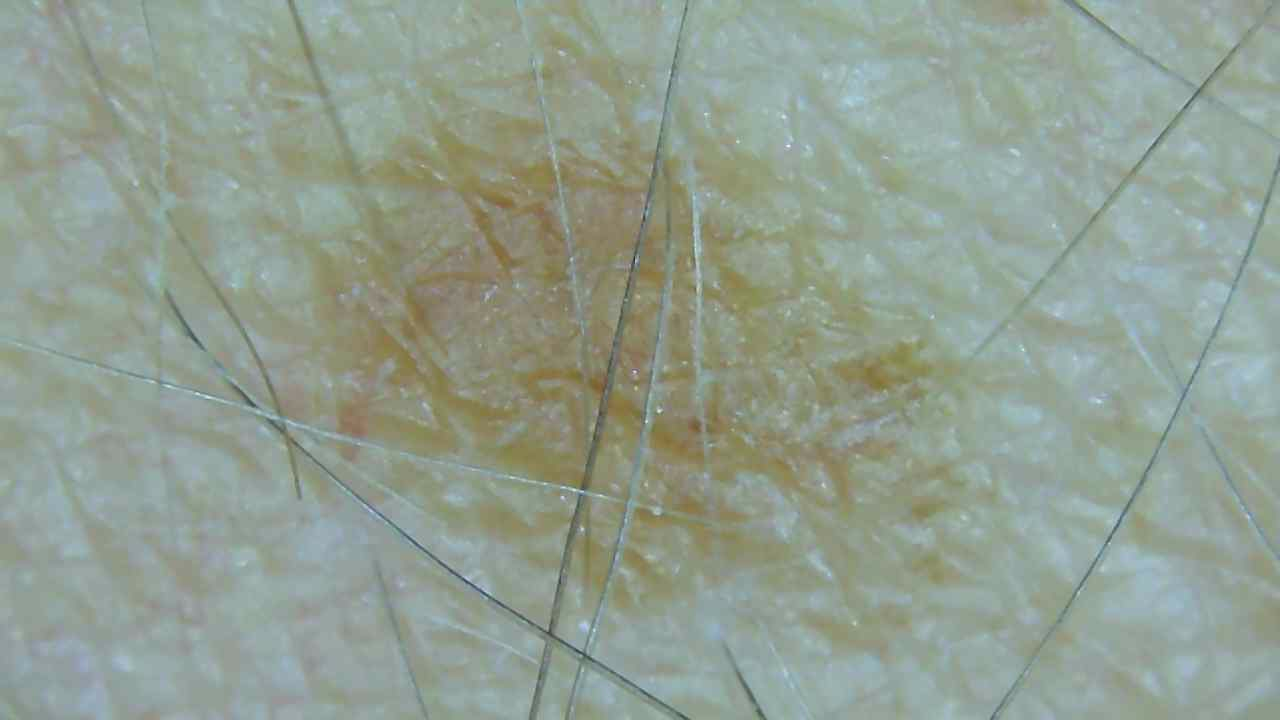
%> input picture CDIO/Snap_003.jpg, 1280 x 720 px
$ octave Seg_mole.m   (GNU Octave 9; MATLAB toolbox functions it lacks are replaced by stand-ins)
%> lines starting %> are read from the running program, lines starting %| are printed output that depends on the picture; in (x1, y1, x2, y2) boxes, pixels count from 0 and x2, y2 are one past the last pixel; in counts of white or black regions, pixels touching at a corner belong together; the program's own positions count from 1
%% Script for segmenting moles
close all
im = imread('Snap_003.jpg');
%> im is the input picture: size 720x1280x3 uint8; mean R, G, B 145.9, 158.4, 145.2
im = rgb2gray(im);
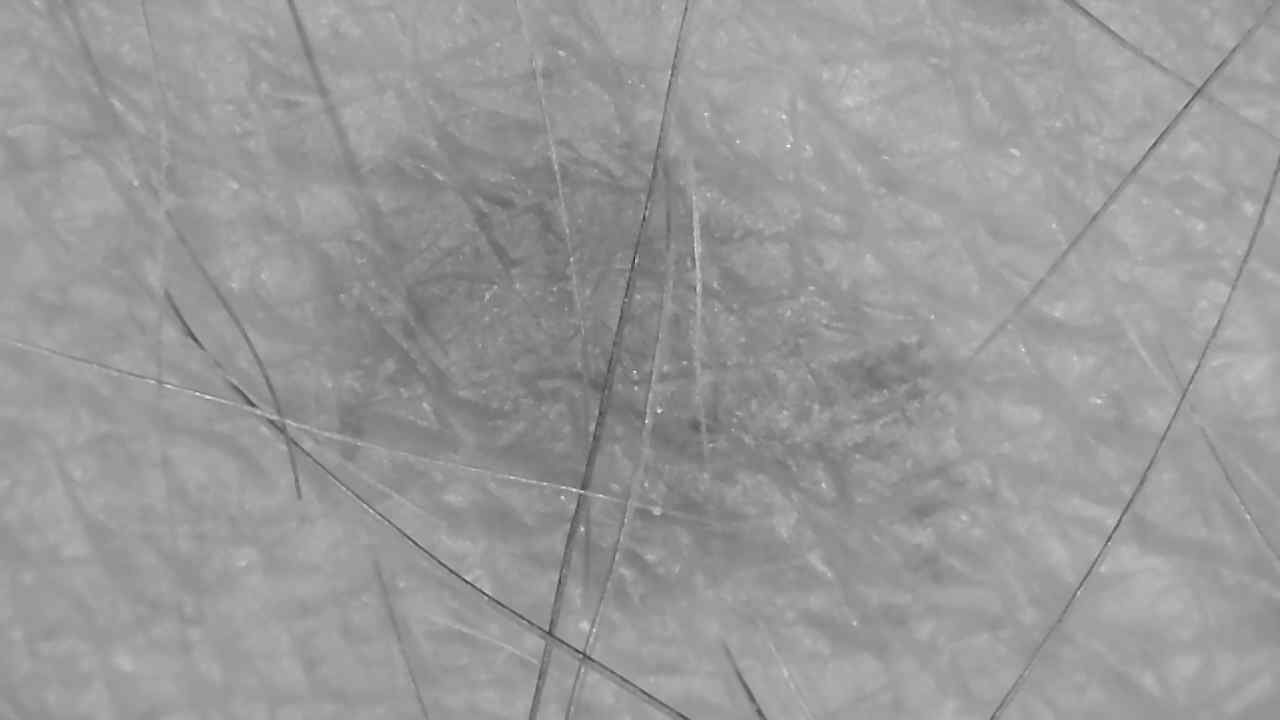
%> im: size 720x1280 uint8; min 36, max 243, mean 153.1
im = double(im);
%> im: size 720x1280 double
im = im/max(max(im)); %The graythresh-function takes values between [0 1]
im = imresize(im, 0.5);
%> im: size 360x640 double

%% Circular convolution, average filtering
sigma = 2;
lpH=exp(-0.5*([-3:3]/sigma).^2);
lpH=lpH/sum(lpH); %Horizontal filter
lpV=lpH'; %Vertical filter
gauss = conv2(lpV,lpH,'full'); %Gaussian filter

gausskern =0*im; %Array of zeros
%> gausskern: size 360x640 double; every value is 0
%center = size(im,1)/2+1;
[row,col] = size(im);
%> row = 360; col = 640

centerx = row/2; %Center row
%> centerx = 180
centery = col/2; %Center column
%> centery = 320

gausskern(centerx-3:centerx+3, centery-3:centery+3) = gauss; %Centering Gaussian filter in the image before transform
%> gausskern: size 360x640 double; min 0, max 0.0467, mean 4.34e-06
IM = fftshift(fft2(ifftshift(im))); %Fourier transform of im
GAUSSKERN = fftshift(fft2(ifftshift(gausskern))); %Fourier transorm of averageing kernel
AVERIM = IM.*GAUSSKERN; %Filtering in the fourier domain => averaged image
averim = real(fftshift(ifft2(ifftshift(AVERIM)))); %Filtered image

%%
im = averim;
binvect = 0:1:255;
histo = hist(im(:),binvect); %Histogram of original im
%> histo = 256 values, max 228118 at index 2, min 0 at index 3, mean 900

T = graythresh(im); %Find grayscale threshold using the Otsu-method
%> T = 0.608
imbin = imbinarize(im,T); %Make binary image
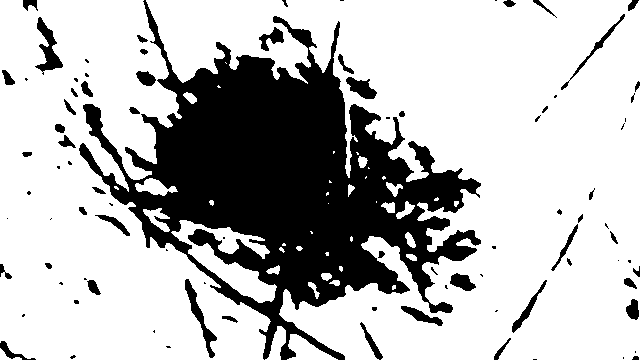
%> imbin: size 360x640 logical; 73.1% white; 90 black regions (41 under 20 px), largest, box (x1, y1, x2, y2) and area: (79, 0, 481, 360) 55432, (35, 17, 63, 75) 620, (185, 279, 217, 358) 562
imbin = ~imbin; %Change white to black and vice versa

%Closing and opening algorithm for removal of hairs
se = strel('disk',4);
imC = imclose(imbin, se); %Performs closing
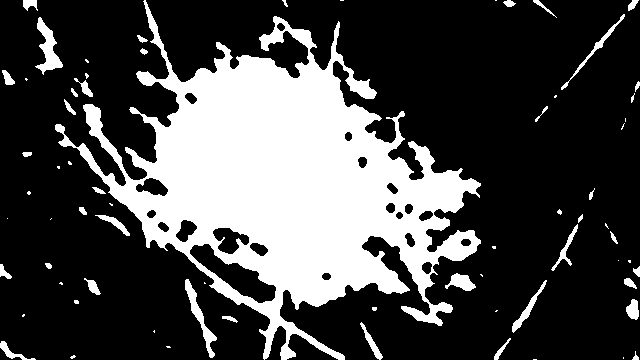
%> imC: size 360x640 logical; 28% white; 70 white regions (32 under 20 px), largest, box (x1, y1, x2, y2) and area: (55, 0, 481, 360) 59537, (35, 17, 63, 75) 655, (185, 279, 217, 358) 566
imO = imopen(imC,se); %Performs opening
%> imO: size 360x640 logical; 25.8% white; 37 white regions, largest, box (x1, y1, x2, y2) and area: (103, 54, 480, 343) 53803, (83, 104, 122, 164) 701, (37, 21, 62, 72) 603
for i = 1:4
imO = imerode(imO,se);
%imO = imdilate(imO,se);
end
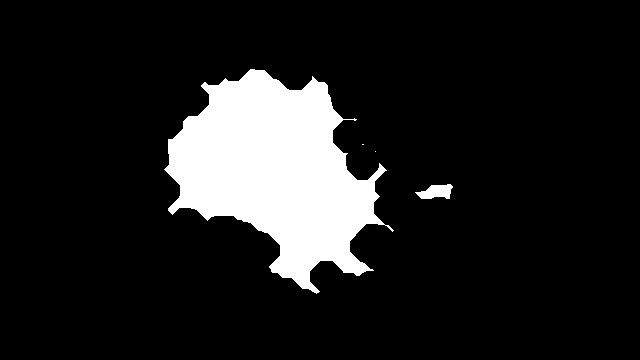
%> imO: size 360x640 logical; 12.3% white; 4 white regions (2 under 20 px), largest, box (x1, y1, x2, y2) and area: (164, 69, 394, 294) 27919, (415, 184, 453, 199) 376

BW = bwareaopen(imO,10); %Removes objects that have connections fewer than 1000 pixels
BWfill = imfill(BW,'holes'); %Fills holes


%% Bin�rbilder
figure
subplot(221),imshow(imbin)
subplot(222),imshow(imO)
subplot(223),imshow(BW)
subplot(224),imshow(BWfill)

[B,L,N] = bwboundaries(BW);
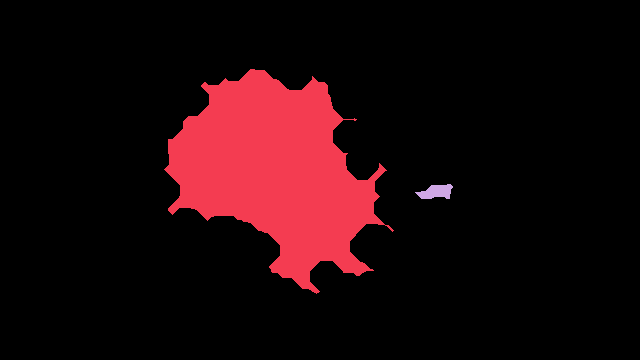
%> L: size 360x640 double; 3 distinct labels, from 0 to 2; one colour per label, 0 black
%> B = 2 boundaries; box (x1, y1, x2, y2) and points: (164, 69, 394, 294) 841, (415, 184, 453, 199) 84; N = 2
figure;
imshow(BWfill);
hold on;
for k = 1:length(B),
    boundary = B{k};
    if(k > N)
        %plot(boundary(:,2), boundary(:,1), 'g', 'LineWidth', 2);
    else
        plot(boundary(:,2), boundary(:,1), 'r', 'LineWidth', 2);
    end
end
%> this loop made 2 passes
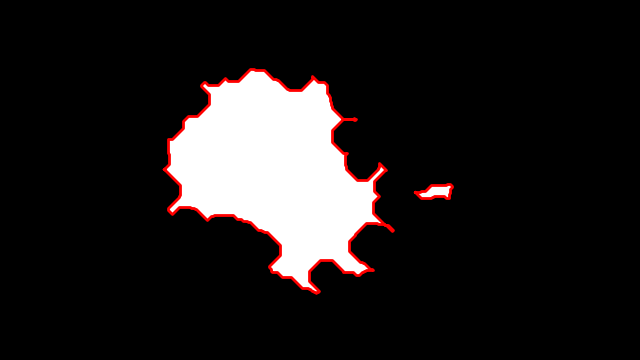
%> figure redrawn from the program's plot data

figure;
imshow(im);
hold on;
for k = 1:length(B),
    boundary = B{k};
    if(k > N)
        %plot(boundary(:,2), boundary(:,1), 'g', 'LineWidth', 2);
    else
        plot(boundary(:,2), boundary(:,1), 'r', 'LineWidth', 2);
    end
end
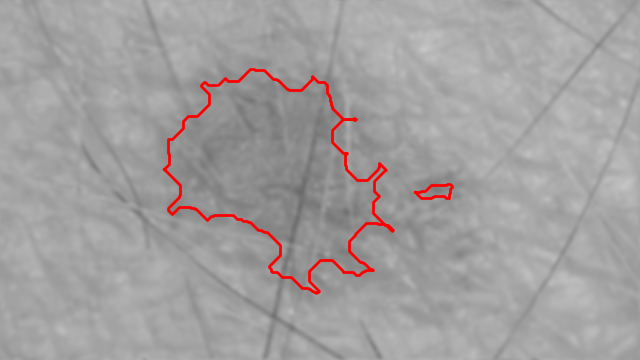
%> figure redrawn from the program's plot data

$ run again, with CDIO/Snap_001.jpg copied over CDIO/Snap_003.jpg
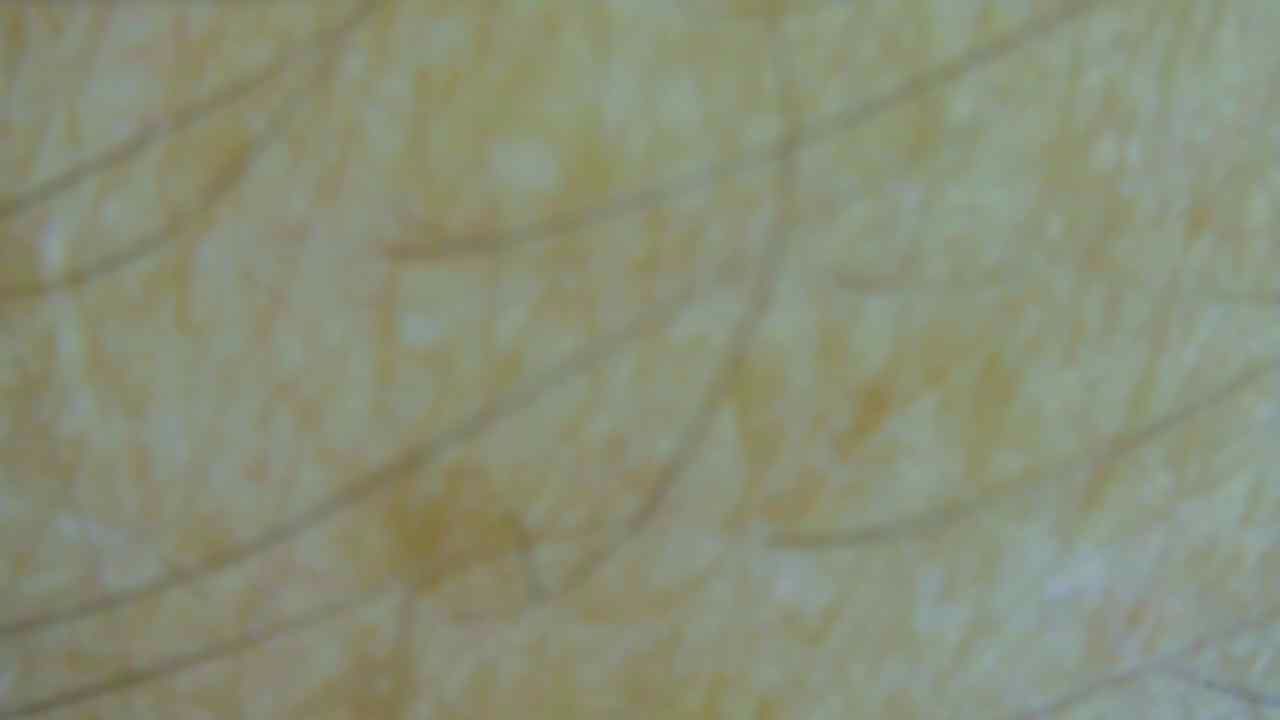
%> input picture CDIO/Snap_001.jpg, 1280 x 720 px
%> im is the input picture: size 720x1280x3 uint8; mean R, G, B 137, 142.5, 119.2
%> histo = 256 values, max 230400 at index 2, min 0 at index 1, mean 900
%> T = 0.824
%> imC: size 360x640 logical; 34.2% white; 45 white regions (16 under 20 px), largest, box (x1, y1, x2, y2) and area: (0, 0, 496, 360) 71537, (357, 46, 404, 156) 1116, (406, 185, 448, 230) 825
%> BW: size 360x640 logical; 10.8% white; 13 white regions (1 under 20 px), largest, box (x1, y1, x2, y2) and area: (0, 0, 209, 360) 17061, (166, 218, 293, 310) 5351, (281, 238, 325, 280) 831
%> BWfill: size 360x640 logical; 11.6% white; 13 white regions (1 under 20 px), largest, box (x1, y1, x2, y2) and area: (0, 0, 209, 360) 18818, (166, 218, 293, 310) 5351, (281, 238, 325, 280) 831
%> `[B,L,N] = bwboundaries(BW);`:
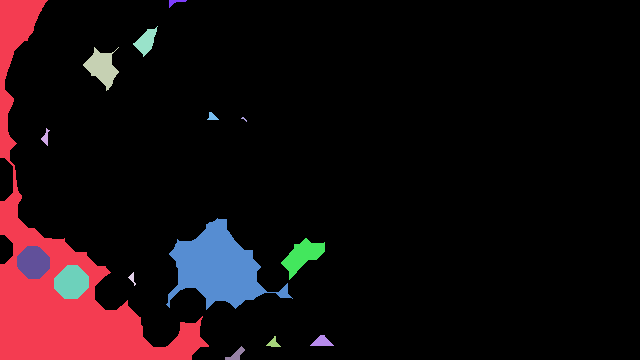
%> L: size 360x640 double; 16 distinct labels, from 0 to 15; one colour per label, 0 black
%> B = 15 boundaries; largest, box (x1, y1, x2, y2) and points: (0, 0, 209, 360) 1155, (166, 218, 293, 310) 379, (83, 47, 119, 91) 116, (281, 238, 325, 280) 111, (54, 265, 89, 299) 90; N = 13
%> the loop `for k = 1:length(B),` made 15 passes
%> after the loop `for k = 1:length(B),`:
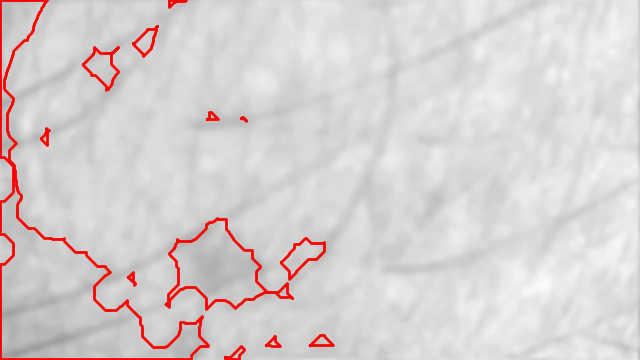
%> figure redrawn from the program's plot data

$ run again, with CDIO/Snap_002.jpg copied over CDIO/Snap_003.jpg
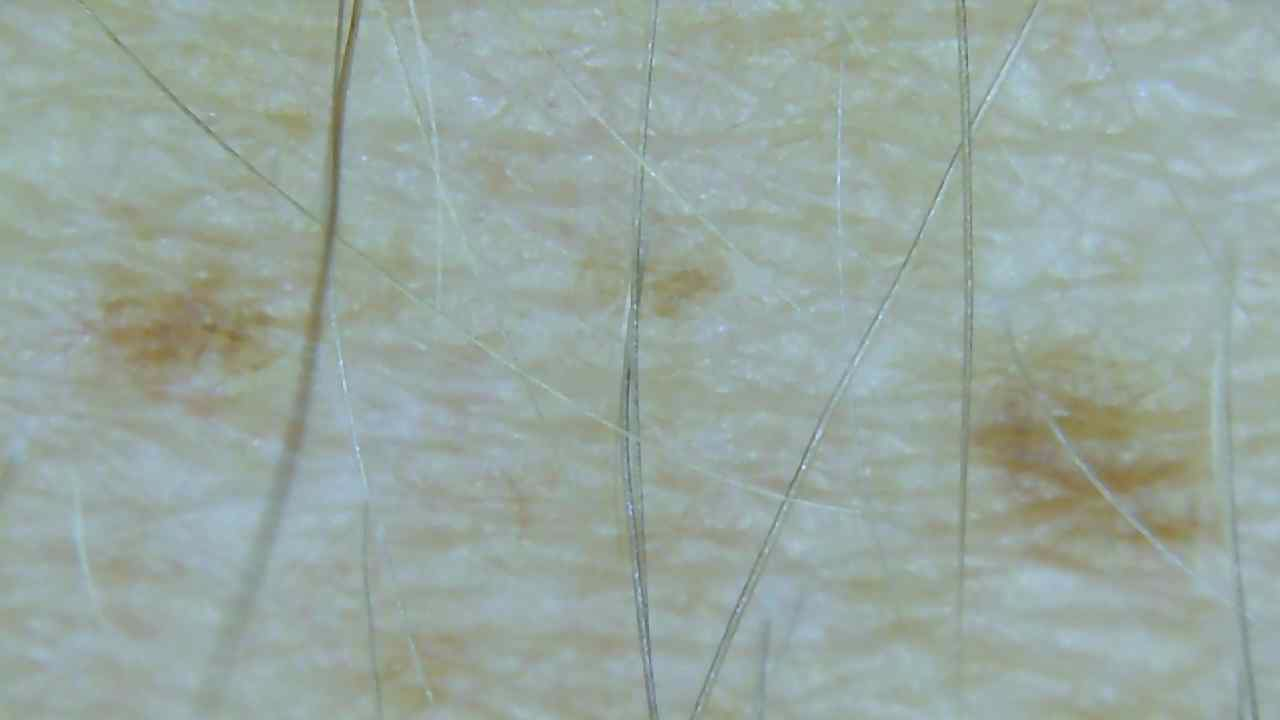
%> input picture CDIO/Snap_002.jpg, 1280 x 720 px
%> im is the input picture: size 720x1280x3 uint8; mean R, G, B 152.4, 167.2, 160.1
%> histo = 256 values, max 230274 at index 2, min 0 at index 3, mean 900
%> T = 0.667
%> imC: size 360x640 logical; 20.3% white; 95 white regions (36 under 20 px), largest, box (x1, y1, x2, y2) and area: (31, 0, 209, 332) 15095, (458, 0, 619, 295) 12911, (260, 86, 372, 360) 8288
%> BW: size 360x640 logical; 3.7% white; 5 white regions, box (x1, y1, x2, y2) and area: (485, 182, 589, 272) 5541, (56, 132, 124, 195) 2490, (192, 326, 220, 345) 282, (316, 131, 341, 147) 134, (308, 269, 323, 281) 75
%> `[B,L,N] = bwboundaries(BW);`:
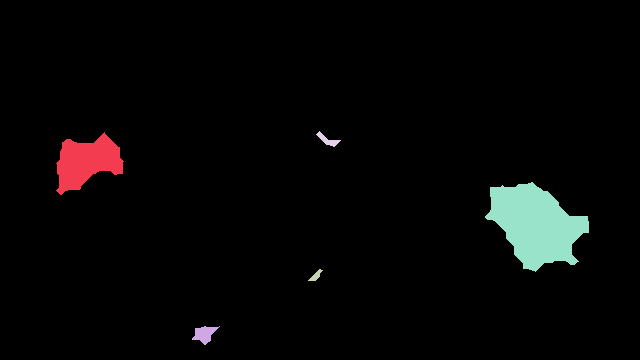
%> L: size 360x640 double; 6 distinct labels, from 0 to 5; one colour per label, 0 black
%> B = 5 boundaries; box (x1, y1, x2, y2) and points: (485, 182, 589, 272) 293, (56, 132, 124, 195) 201, (192, 326, 220, 345) 68, (316, 131, 341, 147) 49, (308, 269, 323, 281) 32; N = 5
%> the loop `for k = 1:length(B),` made 5 passes
%> after the loop `for k = 1:length(B),`:
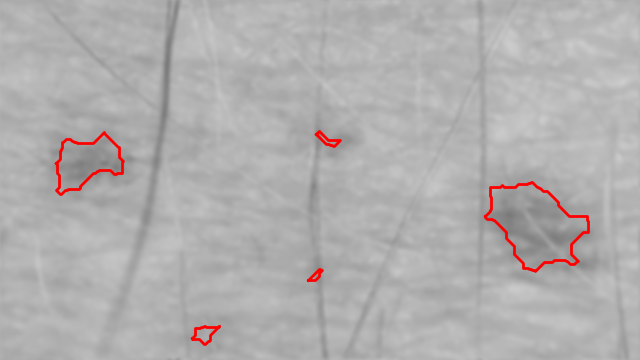
%> figure redrawn from the program's plot data

$ run again, with CDIO/Snap_004.jpg copied over CDIO/Snap_003.jpg
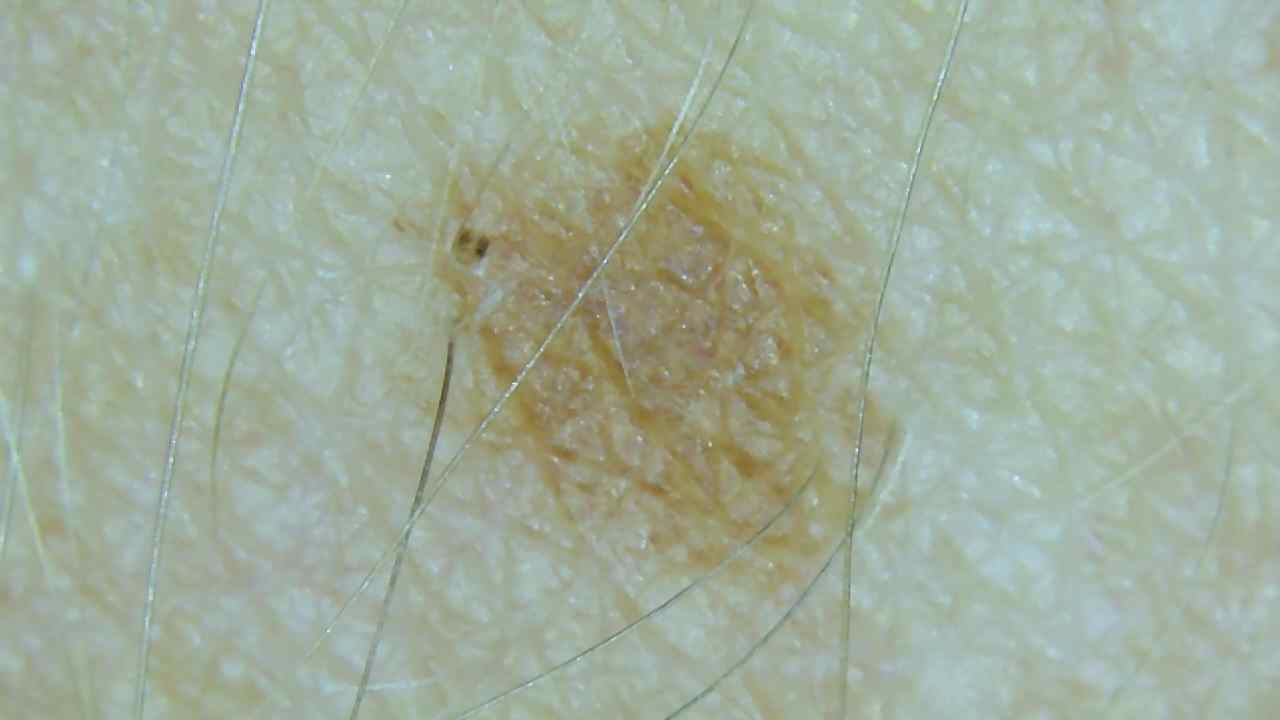
%> input picture CDIO/Snap_004.jpg, 1280 x 720 px
%> im is the input picture: size 720x1280x3 uint8; mean R, G, B 160, 173.2, 155.4
%> histo = 256 values, max 229852 at index 2, min 0 at index 3, mean 900
%> T = 0.651
%> imC: size 360x640 logical; 17.6% white; 34 white regions (15 under 20 px), largest, box (x1, y1, x2, y2) and area: (195, 58, 449, 332) 38896, (0, 339, 40, 359) 361, (194, 265, 203, 296) 135
%> BW: size 360x640 logical; 10.6% white; 1 white region, box (x1, y1, x2, y2) and area: (225, 74, 414, 278) 24481
%> B = 1 boundary; box (x1, y1, x2, y2) and points: (225, 74, 414, 278) 634; N = 1
%> the loop `for k = 1:length(B),` made 1 pass
%> after the loop `for k = 1:length(B),`:
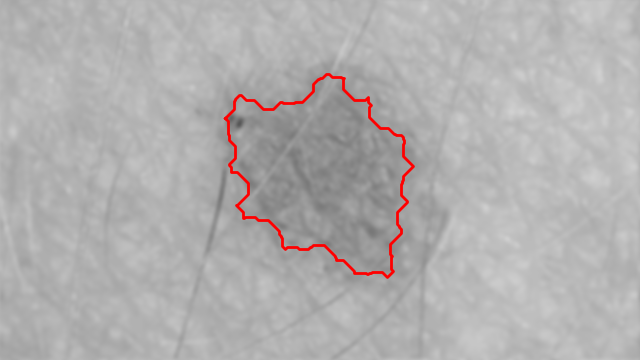
%> figure redrawn from the program's plot data
